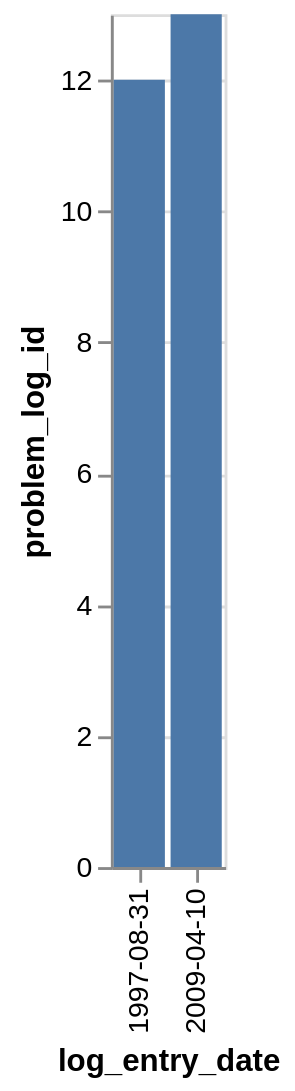

Here is the Vega-Lite specification saved for this chart:
### Vega-Lite specification from a JSON file in a GitHub repository (floating-point values rounded to 4 significant figures)
{"data": {"values": [{"x_data": "1997-08-31", "y_data": 12}, {"x_data": "2009-04-10", "y_data": 13}]}, "mark": "bar", "encoding": {"x": {"field": "x_data", "type": "nominal", "title": "log_entry_date", "sort": "ascending"}, "y": {"field": "y_data", "type": "quantitative", "title": "problem_log_id"}}}
